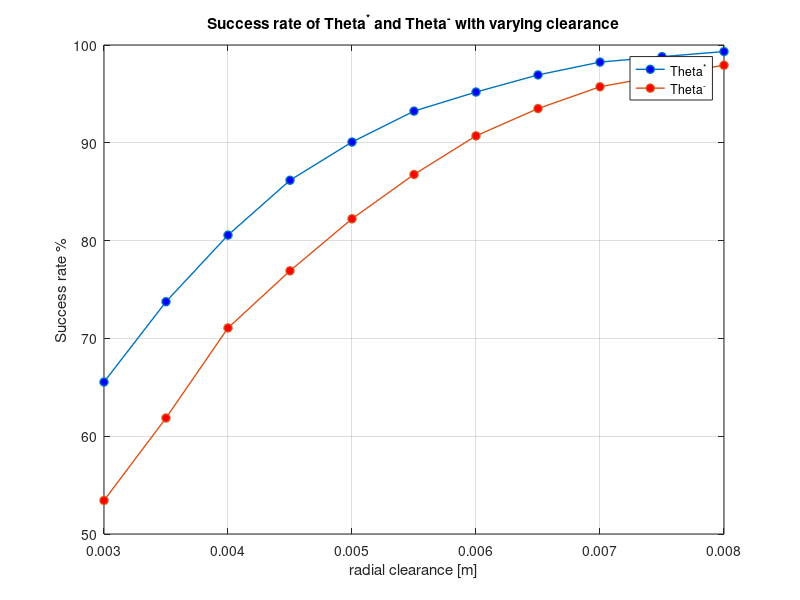
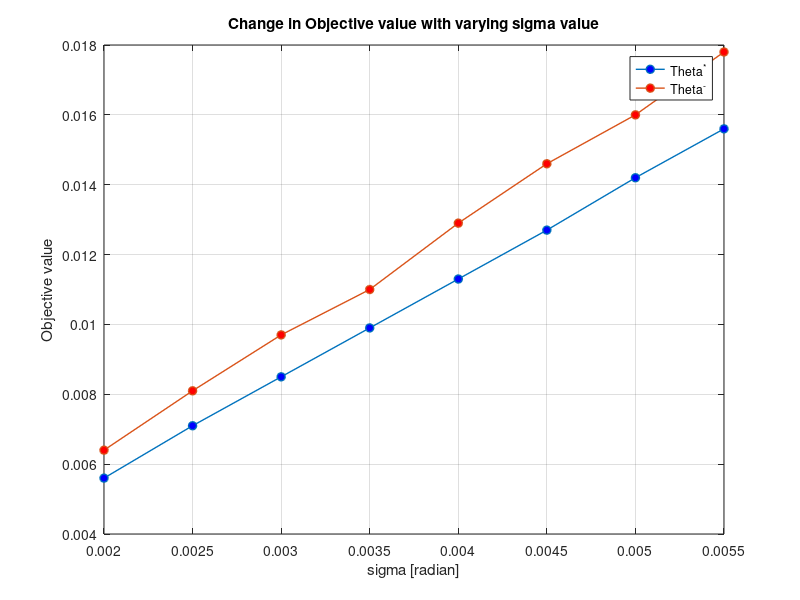

The MATLAB script that drew these images, in order:
clc;
clear all;
close all;

% This code generates plot for success-rates of two IK solutions with
% varying radial clearance between peg and hole objects.

% Data collection type 1 
rad_clearance = 0.008:-0.0005:0.003;
robust_success = [99.33, 98.81, 98.25, 96.94, 95.19, 93.24, 90.08, 86.17, 80.56, 73.75, 65.54];
worst_success = [97.93, 96.89, 95.73, 93.50, 90.71, 86.76, 82.23, 76.91, 71.07 61.86, 53.43];

% Data collection type 2
sig_val = 0.002:0.0005:0.0055;
objective_robust = [0.0056, 0.0071, 0.0085, 0.0099, 0.0113, 0.0127, 0.0142, 0.0156];
objective_worst = [0.0064, 0.0081, 0.0097, 0.011, 0.0129, 0.0146, 0.016, 0.0178];

% Plot success rates
figure(1)
plot(rad_clearance, robust_success, "o-", "LineWidth", 1, "MarkerFaceColor", "b");
hold on;
plot(rad_clearance, worst_success, "o-", "LineWidth", 1, "MarkerFaceColor", "r");
xlabel("radial clearance [m]")
ylabel("Success rate %")
title("Success rate of \Theta^* and \Theta^- with varying clearance")
legend("\Theta^*", "\Theta^-")
grid on;

% Plot change in objective values with varying \sigma
figure(2)
plot(sig_val, objective_robust, "o-", "LineWidth", 1, "MarkerFaceColor", "b");
hold on;
plot(sig_val, objective_worst, "o-", "LineWidth", 1, "MarkerFaceColor", "r");
xlabel("\sigma [radian]")
ylabel("Objective value")
title("Change in Objective value with varying \sigma value")
legend("\Theta^*", "\Theta^-")
grid on;